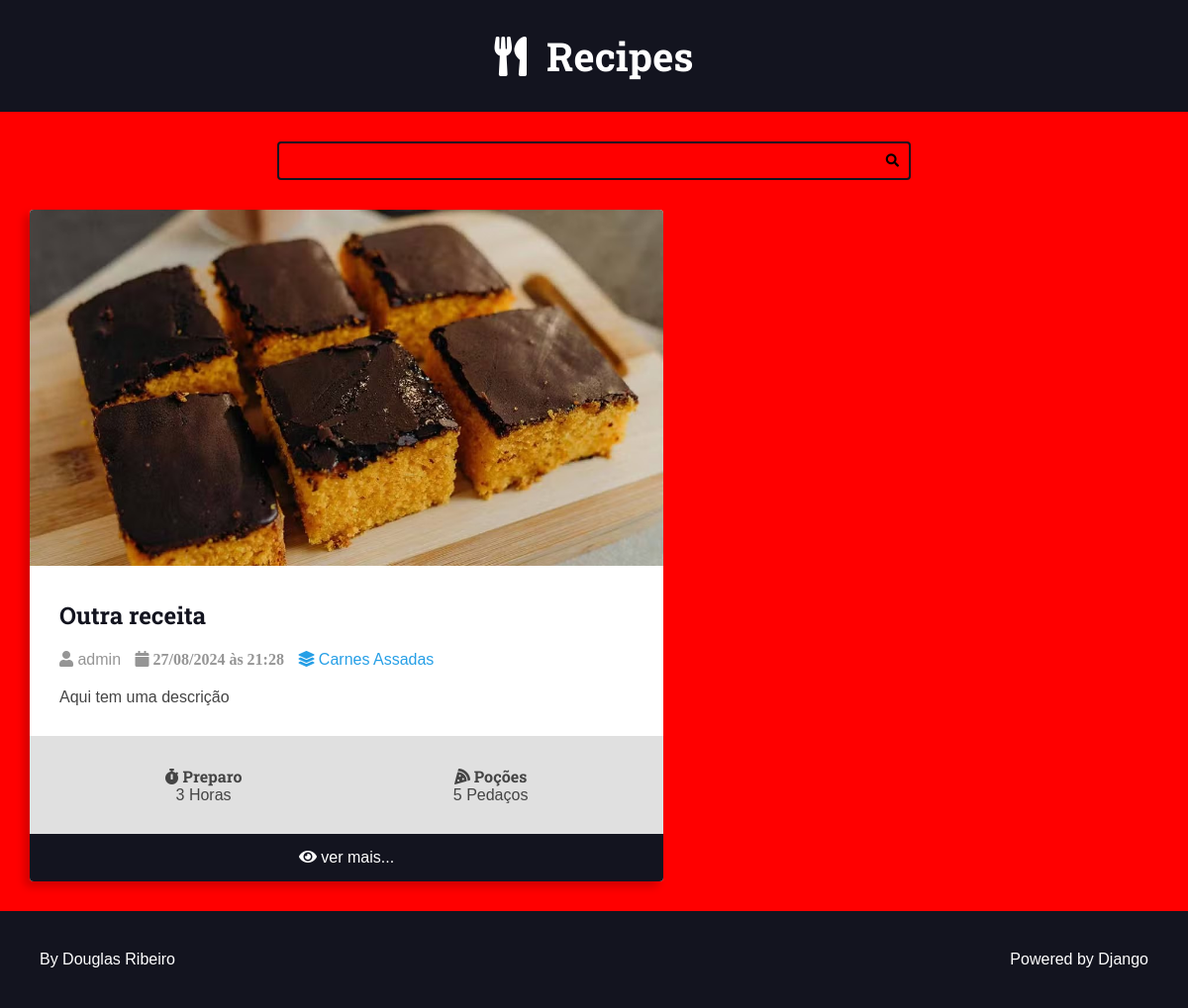
/recipes/category/2/, run on the app's committed database.
### recipes/models.py (models this page shows, shortened)
class Recipe(models.Model):
    title = models.CharField(max_length=65)
    description = models.CharField(max_length=165)
    slug = models.SlugField()
    preparation_time = models.IntegerField()
    preparation_time_unit = models.CharField(max_length=165)
    servings = models.IntegerField()
    servings_unit = models.CharField(max_length=165)
    preparation_steps = models.TextField()
    preparation_steps_is_html = models.BooleanField(default=False)
    created_at = models.DateTimeField(auto_now_add=True)
    updated_at = models.DateTimeField(auto_now=True)
    is_published = models.BooleanField(default=False)
    cover = models.ImageField(upload_to='recipes/covers/%Y/%m/%d/', blank=True, default='')
    category = models.ForeignKey(Category,on_delete=models.SET_NULL, null=True,  blank=True, default=None,)
    author = models.ForeignKey(User, on_delete=models.SET_NULL, null=True)

class Category(models.Model):
    name = models.CharField(max_length=65)

### recipes/views.py (the view)
# urls.py: path('recipes/category/<int:category_id>/', views.category, name='category'),
def category(request, category_id):
    recipes = get_list_or_404(Recipe.objects.filter(category__id=category_id, is_published=True).order_by('-id'))
    return render(request, 'recipes/pages/category.html', context={
        'recipes': recipes,
        'title' : f'{recipes[0].category.name} - Category |',
    })

### recipes/templates/recipes/pages/category.html (shortened to what this page needs)
{% extends "global/base.html" %}
{% block content %}
    <div class="main-content main-content-list container">
        {% for recipe in recipes %}
            {% include "recipes/partials/recipe.html" %}
        {% endfor %}
    </div>
{% endblock content %}

### recipes/templates/recipes/partials/recipe.html (shortened to what this page needs)
<div class="recipe recipe-list-item">
    {% if recipe.cover %}
        <div class="recipe-cover">
            <a href="{% url 'recipes:recipe' recipe.id %}">
                <img src="{{recipe.cover.url}}" alt="Temporário">
            </a>
    {% endif %}
    </div>
    <div class="recipe-title-container">
        <h2 class="recipe-title">
            <a href="{% url 'recipes:recipe' recipe.id %}">
                {{ recipe.title }}
            </a>
        </h2>
    </div>
    <div class="recipe-author">
    {% if recipe.author is not one %}
        <span class="recipe-author-item">
            <i class="fas fa-user"></i>
            {% if recipe.author.first_name %}
                {{ recipe.author.first_name }} {{ recipe.author.last_name}}
            {% else %}
                {{ recipe.author.username }}
            {% endif %}
        </span>
    {% endif %}
    <span class="recipe-author-item">
        <i class="fas fa-calendar alt">
            {{recipe.created_at|date:"d/m/Y"}} às {{recipe.created_at|date:"H:i"}}
        </i>
    </span>
    {% if  recipe.category is not None %}
        <span class="recipe-author-item">
            <a href="{% url 'recipes:category' recipe.category.id %}">
                <i class="fas fa-layer-group"></i>
                <span>{{recipe.category.name}}</span>
            </a>
        </span>
    {% endif %}
    </div>
    <div class="recipe-content">
        <p>{{recipe.description}}</p>
    </div>
    <div class="recipe-meta-container">
        <div class="recipe-meta recipe-preparation">
            <h3 class="recipe-meta-title">
                <i class="fas fa-stopwatch"></i> Preparo</h3>
            <div class="recipe-meta-text">
                {{recipe.preparation_time}} {{recipe.preparation_time_unit}}
            </div>
        </div>
        <div class="recipe-meta recipe-servings">
            <h3 class="recipe-meta-title"><i class="fas fa-pizza-slice"></i> Poções </h3>
            <div class="recipe-meta-text">
                {{recipe.servings}} {{recipe.servings_unit}}
            </div>
        </div>
    </div>
    {% if is_detail_page is not True %}
        <footer class="recipe-footer">
            <a href="{% url 'recipes:recipe' recipe.id %}" class="recipe-read-more button button-dark button-full-width">
                <i class="fas fa-eye"></i>
                <span>ver mais...</span>
            </a>
        </footer>
    {% endif %}
</div>

### recipes/static/recipes/css/styles.css (style rules this page uses)
:root { --color-primary: #269fe6; --color-primary-hover: #2086c2; --color-primary-dark: #13141f; --color-primary-dark-hover: #212336; --color-primary-light: #d4ecfa; --color-primary-light-hover: #bdd8e7; --color-white: #fff; --color-black: #000; --color-dark-text: #444; --color-info-light: #cce5ff; --color-debug-light: #cce5ff; --color-success-light: #d4edda; --color-alert-light: #fff3cd; --color-warning-light: #fff3cd; --color-error-light: #f8d7da; --color-info-dark: #4d86c4; --color-debug-dark: #4d86c4; --color-success-dark: #4a9c5d; --color-alert-dark: #927f40; --color-warning-dark: #927f40; --color-error-dark: #da525d; --color-gray-0: #f9f9f9; --color-gray-1: #e0e0e0; --color-gray-2: #c7c7c7; --color-gray-3: #aeaeae; --color-gray-4: #959595; --color-gray-5: #7d7d7d; --color-gray-6: #646464; --color-gray-7: #4b4b4b; --color-gray-8: #323232; --color-gray-9: #191919; --font-primary: sans-serif; --font-headings: 'Roboto Slab', serif; --spacing-gutter-medium: 3rem; --spacing-gutter-large: 4rem; }
* { padding: 0; margin: 0; box-sizing: border-box; }
html { font-size: 62.5%; }
body { font-size: 1.6rem; font-family: var(--font-primary); background: var(--color-gray-1); color: var(--color-dark-text); }
h1,h2,h3,h4,h5,h6 { font-family: var(--font-headings); }
.container { max-width: 144rem; margin: 0 auto; padding: var(--spacing-gutter-medium); }
.main-content { padding-top: 0; }
.main-content-list { display: grid; grid-template-columns: repeat(auto-fit,minmax(340px, 1fr)); gap: var(--spacing-gutter-large); }
.recipe { background: var(--color-white); box-shadow: -5px 5px 10px rgba(0,0,0,0.2); transform: scale(1); transition: all 300ms ease-in-out; border-radius: 0.4rem; overflow: hidden; }
.recipe img { max-width: 100%; }
.recipe-list-item { max-width: 64rem; height: fit-content; }
.recipe-title-container { padding: var(--spacing-gutter-medium); padding-bottom: 2rem; }
.recipe-title-container a { text-decoration: none; color: var(--color-primary-dark); }
.recipe-author { padding: 0 var(--spacing-gutter-medium); }
.recipe-content { padding: var(--spacing-gutter-medium); padding-top: 2rem; }
.recipe-author-item { color: var(--color-gray-4); margin-right: 1rem; }
.recipe-author a { color: var(--color-primary); transition: all 300ms ease-in-out; text-decoration: none; }
.recipe-meta-container { display: flex; flex-flow: row wrap; padding: var(--spacing-gutter-medium); background: var(--color-gray-1); }
.recipe-meta { display: flex; flex-flow: column nowrap; flex-shrink: 1; flex-grow: 1; text-align: center; }
.recipe-meta-title { font-family: var(--font-headings); font-size: 1.6rem; margin: 0; }
.recipe-footer a { background: var(--color-primary-dark); display: block; color: var(--color-white); text-decoration: none; text-align: center; padding: 1.5rem var(--spacing-gutter-medium); transition: all 300ms ease-in-out; }

### recipes/base_static/global/css/global-style.css (style rules this page uses)
body { background: red; }

### data on the page
Recipe: cover (picture), title "Outra receita", author.username "admin", created_at "27/08/2024", created_at "21:28", category.name "Carnes Assadas", description "Aqui tem uma descrição", preparation_time "3", preparation_time_unit "Horas", servings "5", servings_unit "Pedaços"
